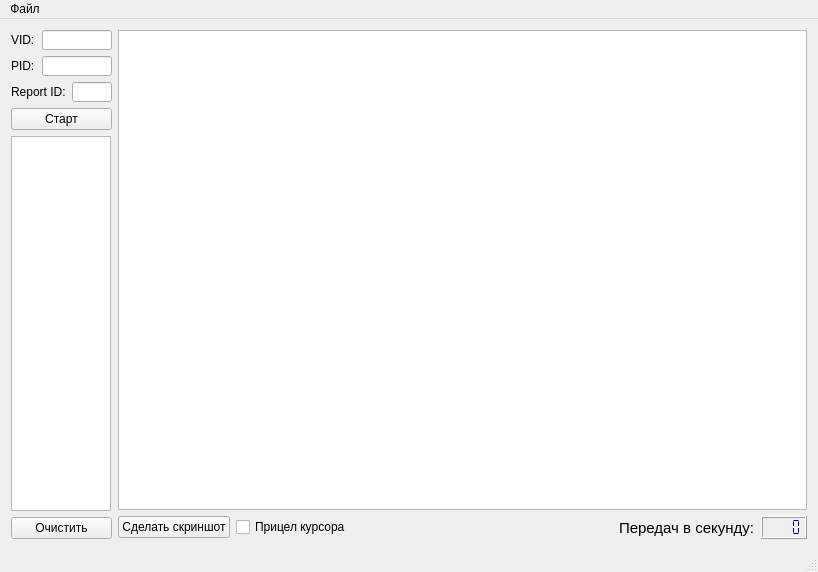
<?xml version="1.0" encoding="UTF-8"?>
<ui version="4.0">
 <class>MainWindow</class>
 <widget class="QMainWindow" name="MainWindow">
  <property name="geometry">
   <rect>
    <x>0</x>
    <y>0</y>
    <width>818</width>
    <height>572</height>
   </rect>
  </property>
  <property name="windowTitle">
   <string>MainWindow</string>
  </property>
  <widget class="QWidget" name="centralWidget">
   <layout class="QHBoxLayout" name="horizontalLayout_5">
    <item>
     <layout class="QVBoxLayout" name="verticalLayout" stretch="0,0,0,0,0,0">
      <property name="sizeConstraint">
       <enum>QLayout::SetDefaultConstraint</enum>
      </property>
      <item>
       <layout class="QHBoxLayout" name="horizontalLayout_3">
        <property name="sizeConstraint">
         <enum>QLayout::SetDefaultConstraint</enum>
        </property>
        <item>
         <widget class="QLabel" name="label">
          <property name="sizePolicy">
           <sizepolicy hsizetype="Minimum" vsizetype="Fixed">
            <horstretch>0</horstretch>
            <verstretch>0</verstretch>
           </sizepolicy>
          </property>
          <property name="minimumSize">
           <size>
            <width>21</width>
            <height>20</height>
           </size>
          </property>
          <property name="text">
           <string>VID:</string>
          </property>
         </widget>
        </item>
        <item>
         <widget class="QLineEdit" name="lineEdit_vid">
          <property name="sizePolicy">
           <sizepolicy hsizetype="Minimum" vsizetype="Fixed">
            <horstretch>0</horstretch>
            <verstretch>0</verstretch>
           </sizepolicy>
          </property>
          <property name="minimumSize">
           <size>
            <width>70</width>
            <height>20</height>
           </size>
          </property>
          <property name="maximumSize">
           <size>
            <width>70</width>
            <height>20</height>
           </size>
          </property>
         </widget>
        </item>
       </layout>
      </item>
      <item>
       <layout class="QHBoxLayout" name="horizontalLayout_2">
        <property name="sizeConstraint">
         <enum>QLayout::SetDefaultConstraint</enum>
        </property>
        <item>
         <widget class="QLabel" name="label_2">
          <property name="sizePolicy">
           <sizepolicy hsizetype="Minimum" vsizetype="Fixed">
            <horstretch>0</horstretch>
            <verstretch>0</verstretch>
           </sizepolicy>
          </property>
          <property name="minimumSize">
           <size>
            <width>21</width>
            <height>20</height>
           </size>
          </property>
          <property name="text">
           <string>PID:</string>
          </property>
         </widget>
        </item>
        <item>
         <widget class="QLineEdit" name="lineEdit_pid">
          <property name="sizePolicy">
           <sizepolicy hsizetype="Minimum" vsizetype="Fixed">
            <horstretch>0</horstretch>
            <verstretch>0</verstretch>
           </sizepolicy>
          </property>
          <property name="minimumSize">
           <size>
            <width>70</width>
            <height>20</height>
           </size>
          </property>
          <property name="maximumSize">
           <size>
            <width>70</width>
            <height>20</height>
           </size>
          </property>
         </widget>
        </item>
       </layout>
      </item>
      <item>
       <layout class="QHBoxLayout" name="horizontalLayout">
        <property name="spacing">
         <number>6</number>
        </property>
        <property name="sizeConstraint">
         <enum>QLayout::SetMinimumSize</enum>
        </property>
        <item>
         <widget class="QLabel" name="label_4">
          <property name="sizePolicy">
           <sizepolicy hsizetype="Minimum" vsizetype="Fixed">
            <horstretch>0</horstretch>
            <verstretch>0</verstretch>
           </sizepolicy>
          </property>
          <property name="minimumSize">
           <size>
            <width>50</width>
            <height>20</height>
           </size>
          </property>
          <property name="maximumSize">
           <size>
            <width>16777215</width>
            <height>16777215</height>
           </size>
          </property>
          <property name="text">
           <string>Report ID:</string>
          </property>
         </widget>
        </item>
        <item>
         <widget class="QLineEdit" name="lineEdit_reportid">
          <property name="sizePolicy">
           <sizepolicy hsizetype="Minimum" vsizetype="Fixed">
            <horstretch>0</horstretch>
            <verstretch>0</verstretch>
           </sizepolicy>
          </property>
          <property name="minimumSize">
           <size>
            <width>40</width>
            <height>20</height>
           </size>
          </property>
          <property name="maximumSize">
           <size>
            <width>40</width>
            <height>20</height>
           </size>
          </property>
         </widget>
        </item>
       </layout>
      </item>
      <item>
       <widget class="QPushButton" name="pushButton_start">
        <property name="sizePolicy">
         <sizepolicy hsizetype="Minimum" vsizetype="Fixed">
          <horstretch>0</horstretch>
          <verstretch>0</verstretch>
         </sizepolicy>
        </property>
        <property name="minimumSize">
         <size>
          <width>100</width>
          <height>0</height>
         </size>
        </property>
        <property name="maximumSize">
         <size>
          <width>16777215</width>
          <height>16777215</height>
         </size>
        </property>
        <property name="text">
         <string>Старт</string>
        </property>
       </widget>
      </item>
      <item>
       <widget class="QListWidget" name="listWidget_datastruct">
        <property name="sizePolicy">
         <sizepolicy hsizetype="Fixed" vsizetype="Expanding">
          <horstretch>0</horstretch>
          <verstretch>0</verstretch>
         </sizepolicy>
        </property>
        <property name="minimumSize">
         <size>
          <width>100</width>
          <height>0</height>
         </size>
        </property>
        <property name="maximumSize">
         <size>
          <width>100</width>
          <height>16777215</height>
         </size>
        </property>
        <property name="selectionMode">
         <enum>QAbstractItemView::SingleSelection</enum>
        </property>
       </widget>
      </item>
      <item>
       <widget class="QPushButton" name="pushButton_clearstruct">
        <property name="sizePolicy">
         <sizepolicy hsizetype="Minimum" vsizetype="Fixed">
          <horstretch>0</horstretch>
          <verstretch>0</verstretch>
         </sizepolicy>
        </property>
        <property name="minimumSize">
         <size>
          <width>100</width>
          <height>0</height>
         </size>
        </property>
        <property name="maximumSize">
         <size>
          <width>16777215</width>
          <height>16777215</height>
         </size>
        </property>
        <property name="text">
         <string>Очистить</string>
        </property>
       </widget>
      </item>
     </layout>
    </item>
    <item>
     <layout class="QVBoxLayout" name="verticalLayout_2">
      <item>
       <widget class="QGraphicsView" name="graphicsView_dataplot">
        <property name="minimumSize">
         <size>
          <width>640</width>
          <height>480</height>
         </size>
        </property>
       </widget>
      </item>
      <item>
       <layout class="QHBoxLayout" name="horizontalLayout_4">
        <property name="sizeConstraint">
         <enum>QLayout::SetMaximumSize</enum>
        </property>
        <item>
         <widget class="QPushButton" name="pushButton_screenshot">
          <property name="text">
           <string>Сделать скриншот</string>
          </property>
         </widget>
        </item>
        <item>
         <widget class="QCheckBox" name="checkBox_crosshair">
          <property name="text">
           <string>Прицел курсора</string>
          </property>
         </widget>
        </item>
        <item>
         <spacer name="horizontalSpacer">
          <property name="orientation">
           <enum>Qt::Horizontal</enum>
          </property>
          <property name="sizeHint" stdset="0">
           <size>
            <width>40</width>
            <height>20</height>
           </size>
          </property>
         </spacer>
        </item>
        <item>
         <widget class="QLabel" name="label_3">
          <property name="font">
           <font>
            <pointsize>11</pointsize>
           </font>
          </property>
          <property name="text">
           <string>Передач в секунду:</string>
          </property>
         </widget>
        </item>
        <item>
         <widget class="QLCDNumber" name="lcdNumber_pps">
          <property name="palette">
           <palette>
            <active>
             <colorrole role="WindowText">
              <brush brushstyle="SolidPattern">
               <color alpha="255">
                <red>0</red>
                <green>0</green>
                <blue>127</blue>
               </color>
              </brush>
             </colorrole>
            </active>
            <inactive>
             <colorrole role="WindowText">
              <brush brushstyle="SolidPattern">
               <color alpha="255">
                <red>0</red>
                <green>0</green>
                <blue>127</blue>
               </color>
              </brush>
             </colorrole>
            </inactive>
            <disabled>
             <colorrole role="WindowText">
              <brush brushstyle="SolidPattern">
               <color alpha="255">
                <red>120</red>
                <green>120</green>
                <blue>120</blue>
               </color>
              </brush>
             </colorrole>
            </disabled>
           </palette>
          </property>
          <property name="smallDecimalPoint">
           <bool>true</bool>
          </property>
          <property name="digitCount">
           <number>4</number>
          </property>
          <property name="segmentStyle">
           <enum>QLCDNumber::Flat</enum>
          </property>
          <property name="value" stdset="0">
           <double>0.000000000000000</double>
          </property>
          <property name="intValue" stdset="0">
           <number>0</number>
          </property>
         </widget>
        </item>
       </layout>
      </item>
     </layout>
    </item>
   </layout>
  </widget>
  <widget class="QMenuBar" name="menuBar">
   <property name="geometry">
    <rect>
     <x>0</x>
     <y>0</y>
     <width>818</width>
     <height>21</height>
    </rect>
   </property>
   <widget class="QMenu" name="menu">
    <property name="title">
     <string>Файл</string>
    </property>
    <addaction name="LoadDataStructFile"/>
    <addaction name="SaveDataStructFile"/>
    <addaction name="SaveAsDataStructFile"/>
   </widget>
   <addaction name="menu"/>
  </widget>
  <widget class="QStatusBar" name="statusBar"/>
  <action name="LoadDataStructFile">
   <property name="text">
    <string>Загрузить структуру чтения</string>
   </property>
  </action>
  <action name="SaveDataStructFile">
   <property name="text">
    <string>Сохранить структуру чтения</string>
   </property>
  </action>
  <action name="SaveAsDataStructFile">
   <property name="text">
    <string>Сохранить структуру чтения как</string>
   </property>
  </action>
 </widget>
 <layoutdefault spacing="6" margin="11"/>
 <resources/>
 <connections/>
</ui>
